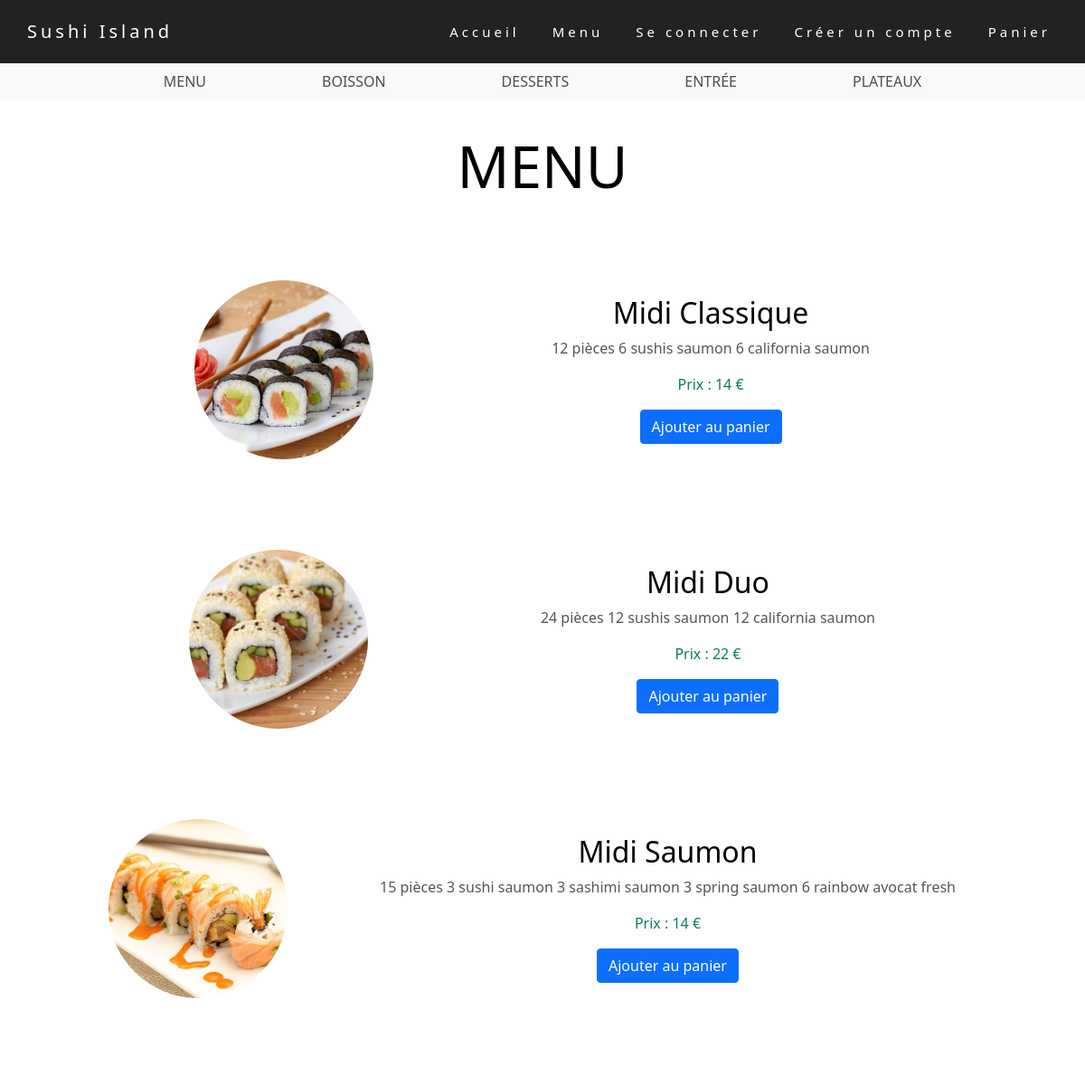
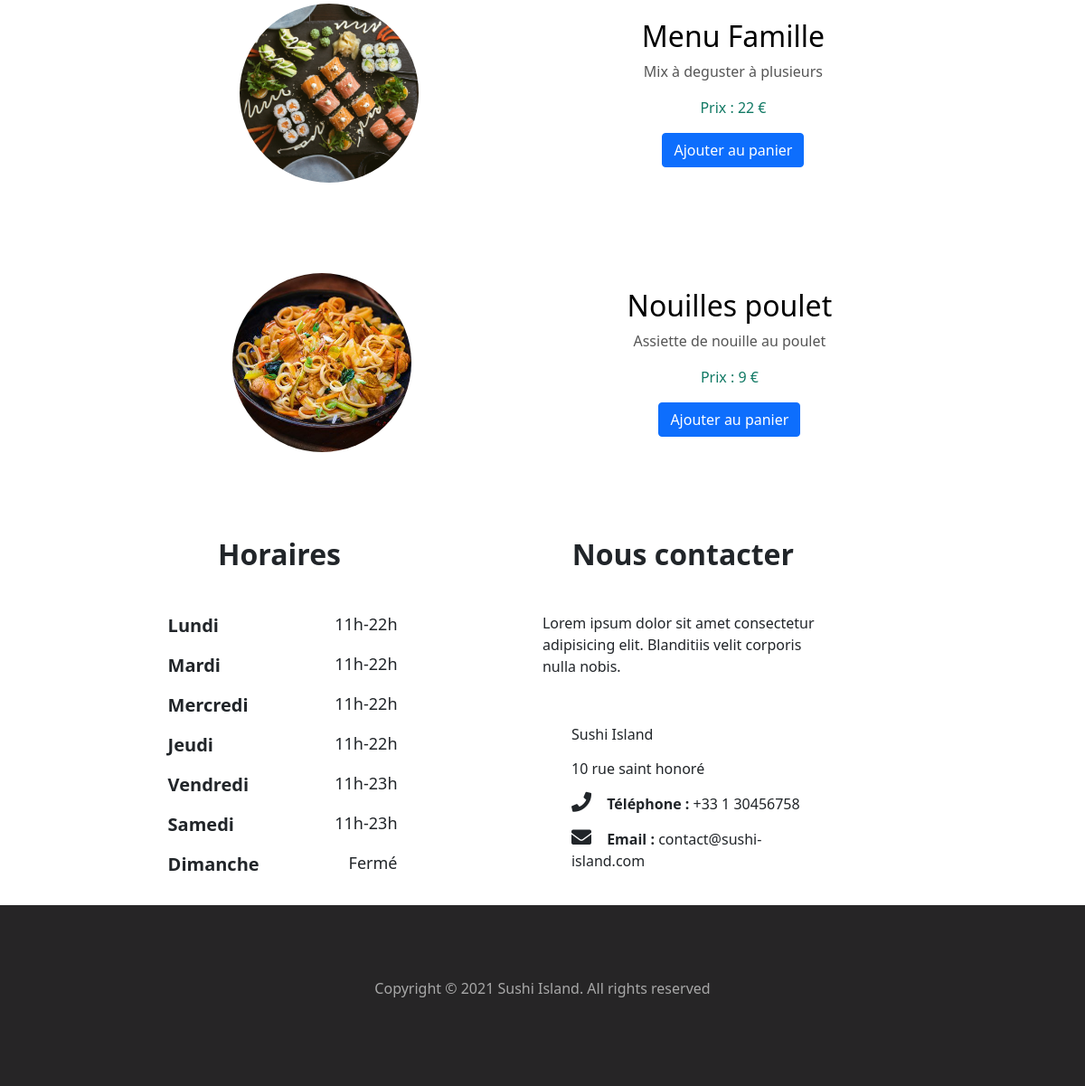
The page /categorie-food.php?categorie_id=1 on the database its author committed (2 pictures, top to bottom).
### tables this page shows
CREATE TABLE `categorie` (
  `id_categorie` int(5) NOT NULL,
  `libelle` varchar(50) NOT NULL,
  `active` varchar(3) NOT NULL
);

CREATE TABLE `produit` (
  `id_produit` int(5) NOT NULL,
  `id_categorie` int(5) NOT NULL,
  `titre` varchar(30) NOT NULL,
  `description` varchar(200) NOT NULL,
  `prix` int(10) NOT NULL,
  `stock` int(3) NOT NULL,
  `photo` varchar(255) NOT NULL
);

### categorie-food.php (the view)
<?php
    include_once 'header.php';
    require 'includes/db.inc.php';
?>
    <ul class="nav justify-content-center bg-light">
        <?php
            $categorie  = $bdd->query('SELECT * FROM categorie');
            foreach($categorie as $c) :    ?>
            <li class="nav-item px-5">
                <a class="nav-link" href="./categorie-food.php?categorie_id=<?= $c["id_categorie"] ?>"><?= $c['libelle'] ?></a>
            </li>
        <?php endforeach; ?>
    </ul>
    <?php
        if(isset($_GET["categorie_id"])){
            $categorie_id =$_GET["categorie_id"];
            $req = "SELECT * FROM categorie WHERE id_categorie=$categorie_id ";
            $stmt = $bdd->prepare($req);
            $stmt->execute();
            $categorie_titre = $stmt->fetch(PDO::FETCH_ASSOC);
        }
        else{
            header('location:./categorie.php');
        }
    ?>
    <h2 class="food-menu-heading"><?= $categorie_titre['libelle']?></h2>
    <div class="container">
        <?php
            $produit  = $bdd->query("SELECT * FROM produit WHERE id_categorie=$categorie_id");
           if($produit->rowCount() > 0) {
            while($p = $produit->fetch()) {?>
            <div class="food-menu-container">
                <div class="food-menu-item">
                            <div class="food-image">
                                <img src="img/<?= $p['photo']?>" alt="...">
                            </div>
                            <div class="food-description">
                                <h2 class="food-title"><?= $p['titre']?></h2>
                                <p><?= $p['description']?></p>
                                <p class="food-price">Prix : <?= $p['prix']?> €</p>
                                <a href="addpanier.php?id=<?= $p["id_produit"] ?>" class="btn btn-primary">Ajouter au panier </a>
                            </div>
                </div>
            </div>
        <?php }
           }
        else{ echo "<p class='no-result'>Pas de produits disponible dans cette catégorie pour l'instant !</p>";}
        ?>
        </div>
<?php
    include_once 'footer.php';
?>

### header.php (shortened to what this page needs)
<!DOCTYPE html>
<html lang="fr">
	<head>
		<link rel="stylesheet" href="./sitestyle.css">
		<link rel="stylesheet" href="https://use.fontawesome.com/releases/v5.0.7/css/all.css">
		<link href="https://unpkg.com/aos@2.3.1/dist/aos.css" rel="stylesheet"/>
    	<link href="https://cdn.jsdelivr.net/npm/bootstrap@5.0.0-beta1/dist/css/bootstrap.min.css" rel="stylesheet">
	</head>
    <body>
        <nav class="navbar navbar-expand-lg">
            <a class="navbar-brand" href="./index.php">Sushi Island</a>
            <div class="collapse navbar-collapse nav-item-right" id="navbarSupportedContent">
                <ul class="navbar-nav mr-auto">
                <li class="nav-item active">
                    <a class="nav-link" href="./index.php">Accueil <span class="sr-only">(current)</span></a>
                </li>
                <li class="nav-item">
                    <a class="nav-link" href="./categorie.php">Menu</a>
                </li>
                <?php
                    if(isset($_SESSION["id_user"]) AND $_SESSION['statut']==0){
                        echo "<li class='nav-item'> <a class='nav-link' href='./profil.php'>Mon Profil</a> </li>";
                        echo "<li class='nav-item'> <a class='nav-link' href='includes/deconnexion.inc.php'>Se déconnecter</a> </li>";
                    }
                    else if(isset($_SESSION["id_user"]) AND $_SESSION['statut']==1){
                        echo "<li class='nav-item'> <a class='nav-link' href='./admin.php'>Gestion admin</a> </li>";
                        echo "<li class='nav-item'> <a class='nav-link' href='includes/deconnexion.inc.php'>Se déconnecter</a> </li>";
                    }
                    else{
                         echo "<li class='nav-item'> <a class='nav-link' href='./connexion.php'>Se connecter</a></li>";
                         echo "<li class='nav-item'> <a class='nav-link' href='./inscription.php'>Créer un compte</a></li>";
                    }
                ?>
                <li class="nav-item">
                    <a class="nav-link" href="./addproduct.php">Panier</a>
                </li>
                </ul>
            </div>
        </nav>

### footer.php (shortened to what this page needs)
        <section class="horaire container">
        <div class="row footer">
        <div class="col-md-4">
            <div class="ouverture">
            <h4>Horaires</h4>
            <div class="details">
                <ul class="flex-li">
                <li> <span class="jour">Lundi</span><span  class="heure">11h-22h</span></li>
                <li> <span class="jour">Mardi</span><span  class="heure">11h-22h</span></li>
                <li> <span class="jour">Mercredi</span><span  class="heure">11h-22h</span></li>
                <li> <span class="jour">Jeudi</span><span class="heure">11h-22h</span></li>
                <li> <span class="jour">Vendredi</span><span  class="heure">11h-23h</span></li>
                <li> <span class="jour">Samedi</span><span  class="heure">11h-23h</span></li>
                <li> <span class="jour">Dimanche</span><span  class="heure">Fermé</span></li>
                </ul>
            </div>
            </div>
        </div>
        <div class="col-md-4">
            <div class="contact">
            <h4>Nous contacter</h4>
            <div class="details">
            <p>Lorem ipsum dolor sit amet consectetur adipisicing elit. Blanditiis velit corporis nulla nobis. </p>
                <ul class="flex-li">
                    <li> <span> Sushi Island </span></li>
                    <li> <span>10 rue saint honoré</span></li>
                    <li><i class="fas fa-phone"></i> <span class="tel"><b>Téléphone :</b> +33 1 30456758 </span> </li>
                    <li><i class="fas fa-envelope"></i> <span class="mel"><b>Email : </b> contact@sushi-island.com  </span> </li>
                    </ul>
            </div>
            </div>
        </div>
        </div>
        </section>
        <section>
        <div class="copyright">
            <p>Copyright © 2021 Sushi Island. All rights reserved</p>
        </div>
        </section>
	</body>
</html>

### sitestyle.css (style rules this page uses)
* { margin : 0; padding :0; }
body { font-family: 'Raleway', sans-serif; }
li { list-style: none; }
.btn { background-color: none !important; }
.navbar { background-color: #222222; padding: 15px 20px !important; }
.nav-item-right { justify-content: flex-end; }
nav a { text-decoration: none; letter-spacing: 4px; font-size: 15px; margin: 0 10px; color: #fff; }
.footer { width: 90%; justify-content: space-evenly; margin: 0 auto; }
.horaire { padding-top: 45px; }
.horaire h4 { text-align: center; font-weight: 600; font-size: 32px; }
.ouverture { float: left; }
.details { margin: 45px 0 0 0; }
.details ul { float: left; width: 92%; }
.flex-li li { width: 100%; float: left; margin: 0 0 14px 0; }
.jour { font-weight: 800; font-size: 20px; float: left; }
.heure { float: right; font-size: 18px; font-weight: 300; }
.contact ul { margin: 35px 0 0 0; }
.tel, .mel { padding-left: 13px; }
.fa-envelope, .fa-phone { font-size: 22px; }
.copyright { height: 200px; background-color: #262526; color: #a8a8a8; display: flex; align-items: center; justify-content: center; }
.food-menu-heading { margin-top: 3%; margin-bottom: 3%; text-transform: uppercase; font-size: 4rem; text-align: center; font-weight: 300; color: black; }
.food-menu-container { display: flex; flex-wrap: wrap; padding: 50px 0px 0px 0px; }
.nav.justify-content-center.bg-light li a { text-transform: uppercase; color: rgb(77, 77, 77); }
.food-menu-container img { display: block; width: 200px; height: 200px; border-radius: 50%; padding: 1px; object-fit: cover; object-position: center; }
.food-menu-item { display: flex; flex: 1 1 600px; justify-content: space-evenly; margin-bottom: 3rem; }
.food-description { margin: auto 1.5rem; text-align: center; }
.food-title { font-size: 2rem; font-weight: 275; color: black; }
.food-description p { font-size: 1rem; color: #555; font-weight: 250; }
.food-description .food-price { color: #117964; font-weight: 500; }

### rows shown on the page
categorie: libelle "MENU"
categorie: libelle "BOISSON"
categorie: libelle "DESSERTS"
categorie: libelle "ENTRÉE"
categorie: libelle "PLATEAUX"
produit: photo (picture), titre "Midi Classique", description "12 pièces 6 sushis saumon 6 california saumon", prix "14"
produit: photo (picture), titre "Midi Duo", description "24 pièces 12 sushis saumon 12 california saumon", prix "22"
produit: photo (picture), titre "Midi Saumon", description "15 pièces 3 sushi saumon 3 sashimi saumon 3 spring saumon 6 rainbow avocat fresh", prix "14"
produit: photo (picture), titre "Menu Famille", description "Mix à deguster à plusieurs", prix "22"
produit: photo (picture), titre "Nouilles poulet", description "Assiette de nouille au poulet", prix "9"
